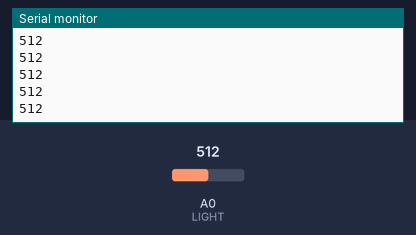
The sketch below on a simulated Arduino Uno, built with avr-gcc and run on an emulated ATmega328P. Shown: the last lines printed to the serial monitor. Inputs (shaded band) come from the test bench; at power-on: A0 (LIGHT) = 512.

Above: at 1.2 s.
1.3 s: A0 (LIGHT) set to 716
At 1.32 s:
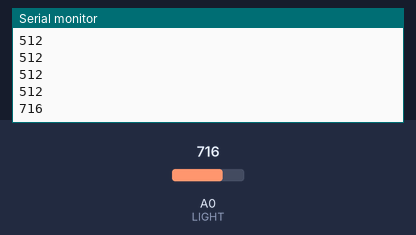
2.8 s: A0 (LIGHT) set to 900
At 2.83 s:
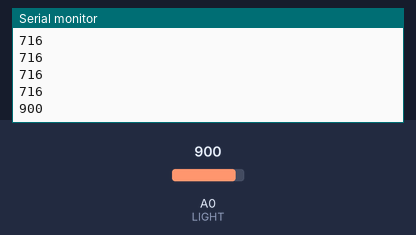
Timing chart, 0 to 5.8 s (numbered marks = the images above; inputs shaded):
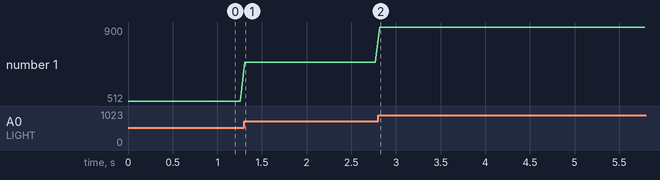

Measured:
- after the input at 1.3 s, the serial monitor: prints a new line at once (image 1)
- after the input at 2.8 s, the serial monitor: prints a new line at once (image 2)
- plotted number 1: 512 → 716 after the input at 1.3 s, 716 → 900 after the input at 2.8 s

The sketch:

ai_light.ino
```cpp
#define LIGHT 0

void setup()
{
  Serial.begin(9600);
}

void loop()
{
  int valLight = analogRead(LIGHT);

  Serial.println(valLight);
  delay(50);
}
```
